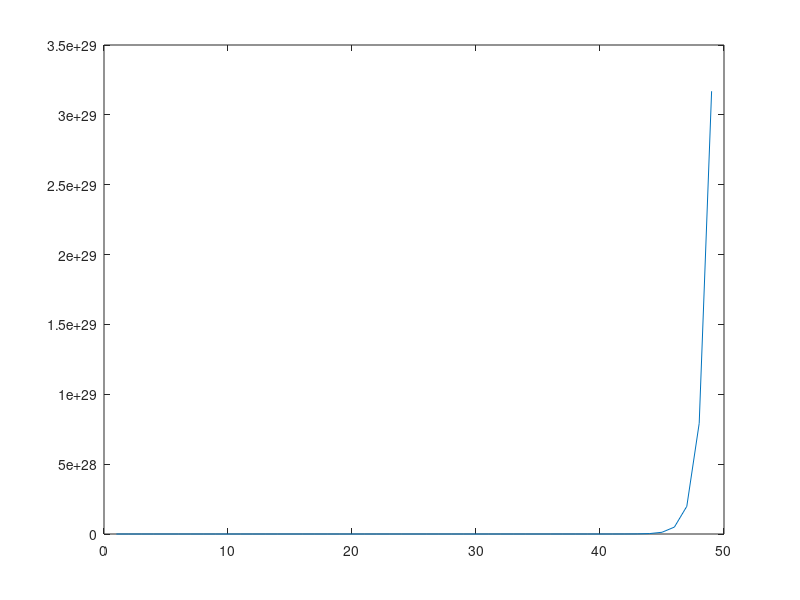

Recreate this plot in MATLAB.
% 1. Generate 1 1000000x1 (one (one million by one) vector of random numbers
% from a Gaussian (normal) distribution with mean of 0 and standard deviation
% of 5. Use Matlab's randn function.

m = 0;
d = 5;
v = d.*randn(1000000, 1) + m;

% 2. Add 1 to every value in the previous list, by using a loop. To determine
% how many times to loop, use Matlab's size function. Time this operation
% and print the number in the code. (Use Matlab's documentation to find out
% how to time operations.)

tic
for i = 1:size(v)
    v(i,:) = v(i,:) + 1;
end
toc

% 3. Now add 1 to every value in the original random vector, without
% using a loop. Time this operation, print the time and write it down.
% Use a different way to print the number than the method you used above.
% (See ways to print numbers at the beginning of the Matlab tutorial script.)

tic
v + 1;
t = toc;
disp("Elapsed time " + t)

% 4. Plot the exponential function 2.^x, for non-negative even values
% of x smaller than 100, without using loops.

x = 2:2:98;
plot(2.^x)

% 5. Create two matrices A and B which, when added together, result
% in a 10x10 matrix C containing all numbers from 1 to 100. In other
% words, when I add A and B and convert the result to vector form,
% I should get a vector containing all numbers from 1 to 100. In code,
% C = A + B; assert(all(C(:) == (1:100)') == 1); Each matrix should
% only be created with a single command (no loops).

A = reshape(0.5:0.5:50, 10, 10, []);
B = reshape(0.5:0.5:50, 10, 10, []);
C = A + B

% 6. Generate two random matrices A and B, and compute their product
% by hand, using loops. The size of the first matrix should be [5, 3]
% and of the second [3, 5]. Check your code by comparing the loop-computed
% product with the product that you get from Matlab's A*B. You can use loops.

A = rand(5, 3);
B = rand(3, 5);
[rowA, colA] = size(A);
[rowB, colB] = size(B);
product = zeros(rowA, colB);
for row = 1 : rowA
    for col = 1 : colB
        sum = 0;
        for i = 1 : colA
            sum = sum + A(row, i) * B(i, col)
        end
        product(row, col) = sum;
    end
end
product
productCheck = A * B

% 7. Show three ways to compute an inner product between two vectors.



% 8. Compute and print the L1-norm and L2-norm for each of the
% following two vectors: x1 = [0.5 0 1.5] and x2 = [1 1 0].
% Verify your answer against the Matlab function norm.



% 9. Use Matlab to solve the system of linear equations:
% 2x + y + 3z = 1;
% 2x + 6y + 8z = 3;
% 6x + 8y + 18z = 5.



% 12. We have the following training set: a red circle, a blue triangle,
% a blue circle, a green triangle, and a red square. Represent each of
% these samples as a feature vector, using the same representation
% scheme/strategy. Write a comment to explain the meaning of each dimension
% in your representation, i.e. what feature it corresponds to, and what
% the possible values of that feature are.



